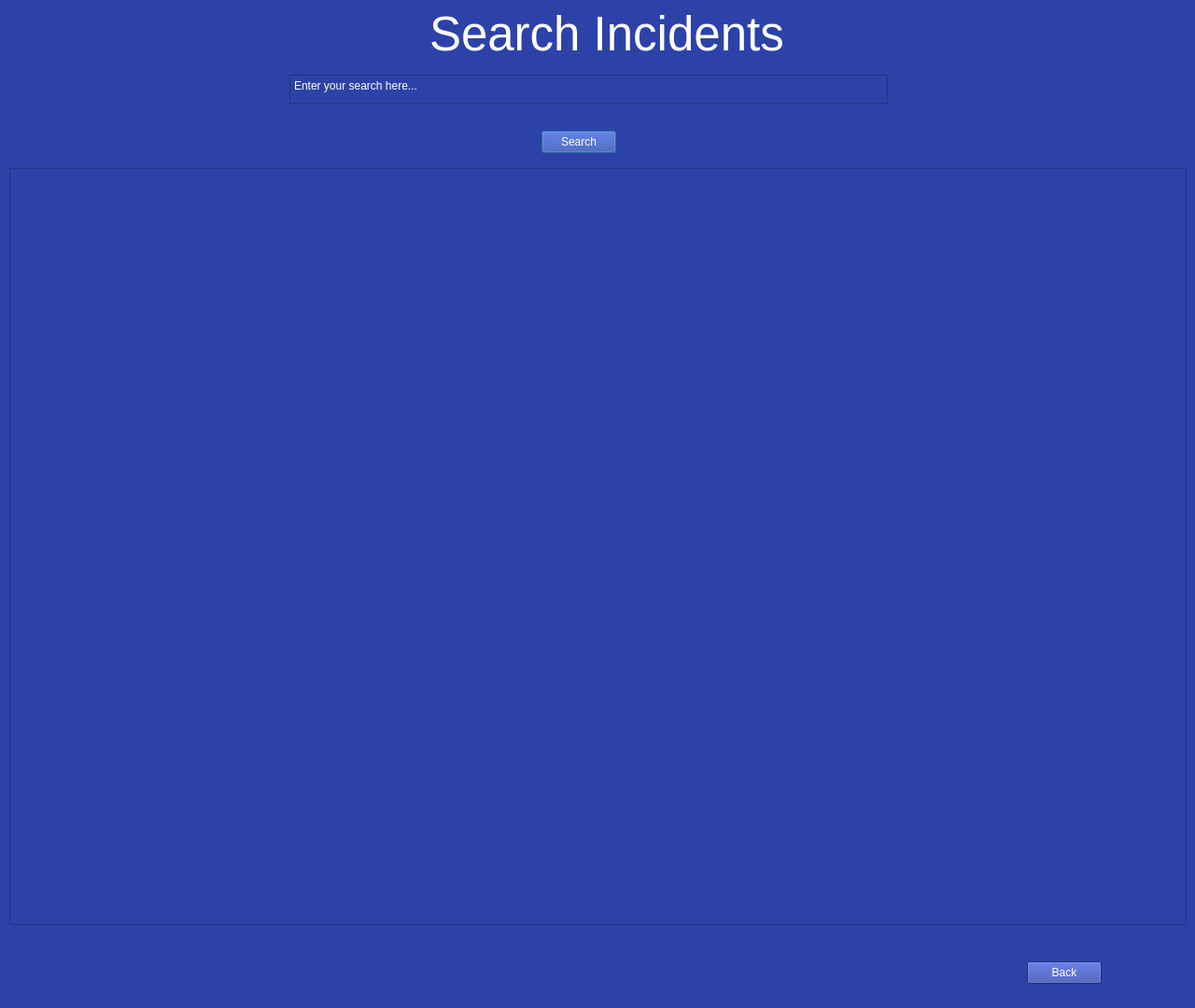
<?xml version="1.0" encoding="UTF-8"?>
<ui version="4.0">
 <class>Search</class>
 <widget class="QDialog" name="Search">
  <property name="geometry">
   <rect>
    <x>0</x>
    <y>0</y>
    <width>1280</width>
    <height>1080</height>
   </rect>
  </property>
  <property name="windowTitle">
   <string>Dialog</string>
  </property>
  <property name="styleSheet">
   <string notr="true">background-color: #2d42a8;color: white;</string>
  </property>
  <widget class="QLabel" name="label">
   <property name="geometry">
    <rect>
     <x>460</x>
     <y>10</y>
     <width>411</width>
     <height>51</height>
    </rect>
   </property>
   <property name="font">
    <font>
     <pointsize>38</pointsize>
    </font>
   </property>
   <property name="text">
    <string>Search Incidents</string>
   </property>
  </widget>
  <widget class="QTextEdit" name="generalSearch">
   <property name="geometry">
    <rect>
     <x>310</x>
     <y>80</y>
     <width>641</width>
     <height>31</height>
    </rect>
   </property>
   <property name="styleSheet">
    <string notr="true">color:white;</string>
   </property>
   <property name="html">
    <string>&lt;!DOCTYPE HTML PUBLIC &quot;-//W3C//DTD HTML 4.0//EN&quot; &quot;http://www.w3.org/TR/REC-html40/strict.dtd&quot;&gt;
&lt;html&gt;&lt;head&gt;&lt;meta name=&quot;qrichtext&quot; content=&quot;1&quot; /&gt;&lt;meta charset=&quot;utf-8&quot; /&gt;&lt;style type=&quot;text/css&quot;&gt;
p, li { white-space: pre-wrap; }
hr { height: 1px; border-width: 0; }
li.unchecked::marker { content: &quot;\2610&quot;; }
li.checked::marker { content: &quot;\2612&quot;; }
&lt;/style&gt;&lt;/head&gt;&lt;body style=&quot; font-family:'Segoe UI'; font-size:9pt; font-weight:400; font-style:normal;&quot;&gt;
&lt;p style=&quot; margin-top:0px; margin-bottom:0px; margin-left:0px; margin-right:0px; -qt-block-indent:0; text-indent:0px;&quot;&gt;Enter your search here...&lt;/p&gt;&lt;/body&gt;&lt;/html&gt;</string>
   </property>
  </widget>
  <widget class="QPushButton" name="searchButton">
   <property name="geometry">
    <rect>
     <x>580</x>
     <y>140</y>
     <width>80</width>
     <height>24</height>
    </rect>
   </property>
   <property name="text">
    <string>Search</string>
   </property>
  </widget>
  <widget class="QListWidget" name="listWidget">
   <property name="geometry">
    <rect>
     <x>10</x>
     <y>180</y>
     <width>1261</width>
     <height>811</height>
    </rect>
   </property>
   <property name="font">
    <font>
     <pointsize>21</pointsize>
    </font>
   </property>
   <property name="styleSheet">
    <string notr="true">color:white;</string>
   </property>
  </widget>
  <widget class="QPushButton" name="pushButton">
   <property name="geometry">
    <rect>
     <x>1100</x>
     <y>1030</y>
     <width>80</width>
     <height>24</height>
    </rect>
   </property>
   <property name="text">
    <string>Back</string>
   </property>
  </widget>
 </widget>
 <resources/>
 <connections/>
</ui>
